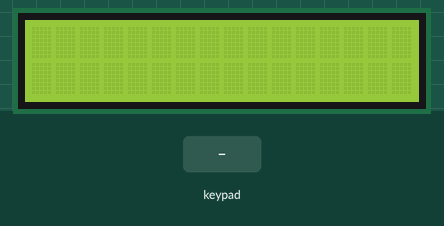
A sketch run on a simulated Arduino Uno, built with avr-gcc and run on an emulated ATmega328P. On the bench: 16×2 character LCD. Inputs (shaded band) come from the test bench.

Above: at 1.2 s.
1.3 s: keypad keys 7 + 5 = pressed 0.4 s apart
At 3.1 s:
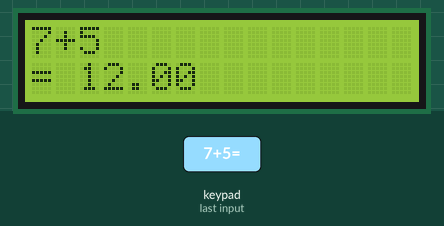
4.4 s: key '*' pressed
At 5.6 s:
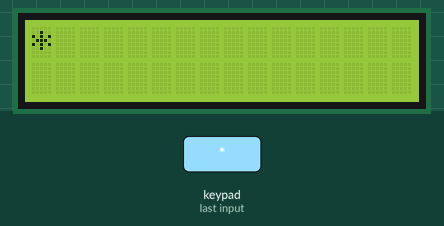
5.9 s: keypad keys 6 * 7 = pressed 0.4 s apart
At 7.9 s:
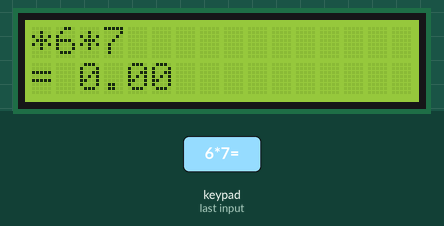
9.0 s: key '/' pressed
At 9.3 s:
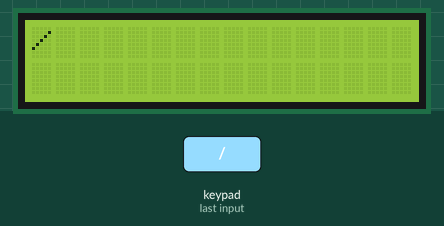
10.5 s: keypad keys 8 / 2 = pressed 0.4 s apart
At 12.4 s:
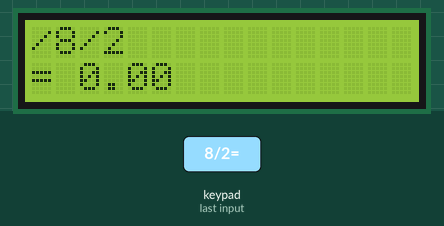
13.6 s: keypad keys 7 3 5 5 6 0 8 = pressed 0.4 s apart
At 20.5 s:
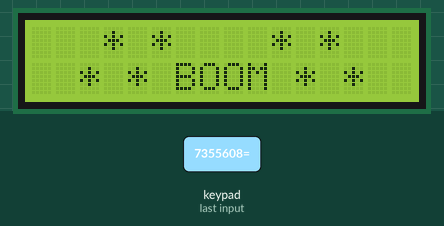
Timing chart, 0 to 20.8 s (numbered marks = the images above; inputs shaded):
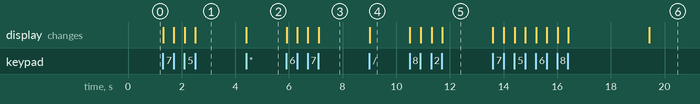

The sketch:

CALCULATOR_C4.ino
```cpp
#include <Wire.h>
#include <LiquidCrystal_I2C.h>
#include <Keypad.h>

LiquidCrystal_I2C lcd(0x27, 16, 2);

const byte ROWS = 4;
const byte COLS = 4;

char keys[ROWS][COLS] = {
  {'1','2','3','+'},
  {'4','5','6','-'},
  {'7','8','9','*'},
  {'C','0','=','/'}
};

byte rowPins[ROWS] = {2, 3, 4, 5};
byte colPins[COLS] = {6, 7, 8, 9};

Keypad keypad = Keypad(makeKeymap(keys), rowPins, colPins, ROWS, COLS);

String equation = "";
bool showResult = false;

void setup() {
  lcd.init();
  lcd.backlight();
  lcd.clear();
}

void loop() {
  char key = keypad.getKey();

  if (key) {
    if (key == 'C') {
      equation = "";
      showResult = false;
      lcd.clear();
    } else if (key == '=') {
      if (equation == "7355608") {
        showResult = true;
        lcd.clear();
        delay(3000);
        lcd.setCursor(0, 0);
        lcd.print("   * *    * *");
        lcd.setCursor(0, 1);
        lcd.print("  * * BOOM * *");
      } else {
        float result = evaluate(equation);
        showResult = true;
        lcd.setCursor(0, 1);
        lcd.print("= ");
        lcd.print(result);
      }
    } else {
      if (showResult) {
        equation = "";
        showResult = false;
        lcd.clear();
      }

      if (equation.length() < 16) {
        equation += key;
        lcd.setCursor(0, 0);
        lcd.print(equation);
      }
    }
  }
}

float evaluate(String expr) {
  char ops[] = {'+', '-', '*', '/'};
  for (int i = 0; i < sizeof(ops); i++) {
    int index = expr.indexOf(ops[i]);
    if (index > 0) {
      float num1 = expr.substring(0, index).toFloat();
      float num2 = expr.substring(index + 1).toFloat();
      switch (ops[i]) {
        case '+': return num1 + num2;
        case '-': return num1 - num2;
        case '*': return num1 * num2;
        case '/': return (num2 != 0) ? num1 / num2 : 0;
      }
    }
  }
  return 0;
}
```

Measured:
- after the input at 1.3 s, the display: first changes at once (image 1 shows a later state)
- after the input at 4.4 s, the display: changes at once (image 2)
- after the input at 5.9 s, the display: first changes at once (image 3 shows a later state)
- after the input at 9.0 s, the display: changes at once (image 4)
- after the input at 10.5 s, the display: first changes at once (image 5 shows a later state)
- after the input at 13.6 s, the display: first changes at once (image 6 shows a later state)
